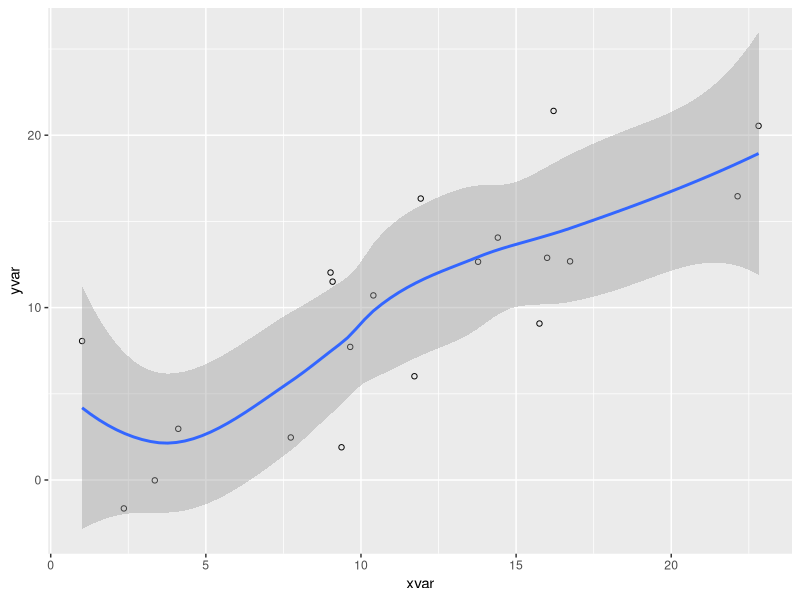

Write R code to recreate this figure.
## ---- chunk 1
#| code-fold: true

library(ggplot2)
dat <- data.frame(cond = rep(c("A", "B"), each=10),
                  xvar = 1:20 + rnorm(20,sd=3),
                  yvar = 1:20 + rnorm(20,sd=3))

ggplot(dat, aes(x=xvar, y=yvar)) +
  geom_point(shape=1) + 
  geom_smooth() 
